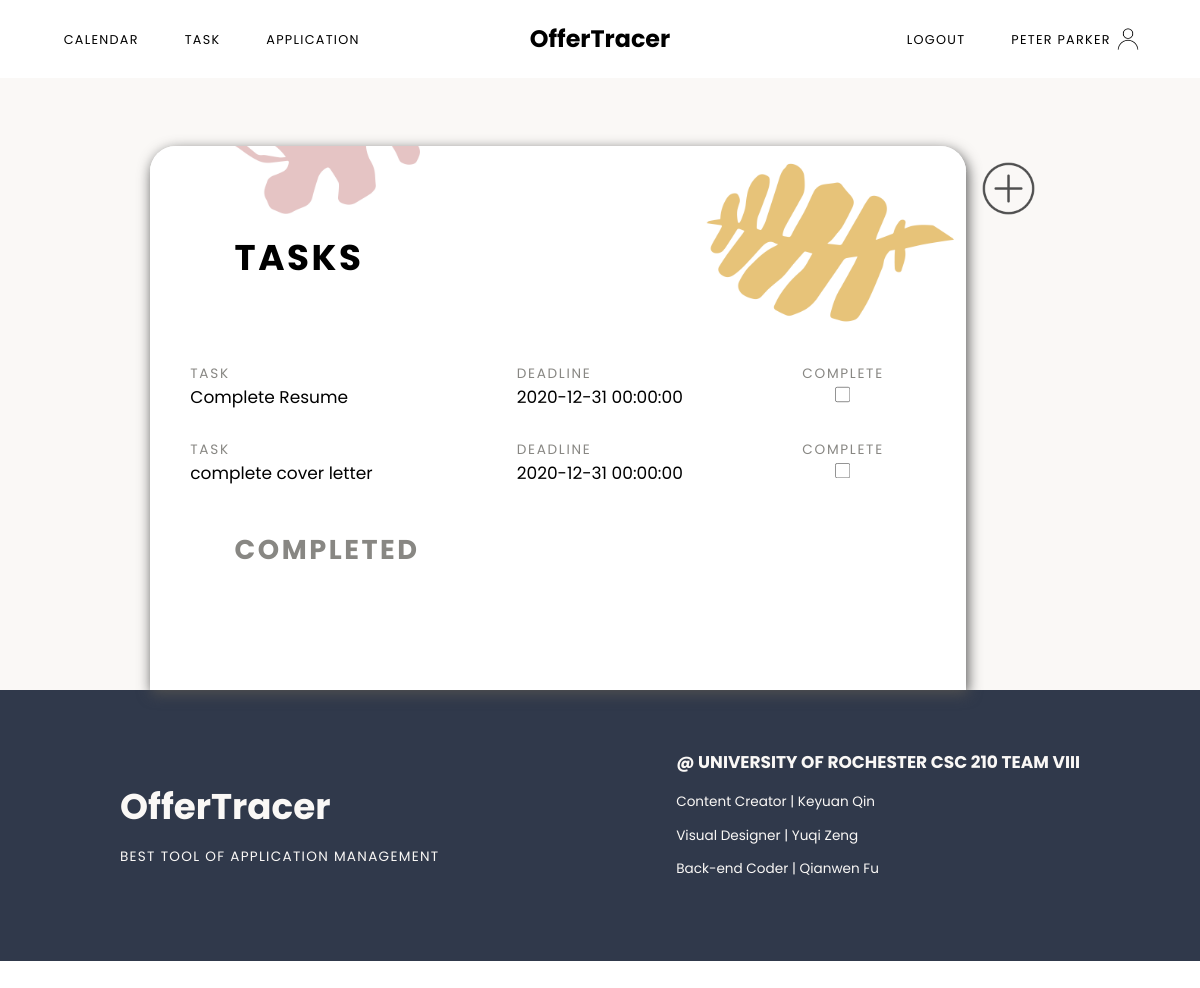
Page /task (signed in) on the earlier database version.
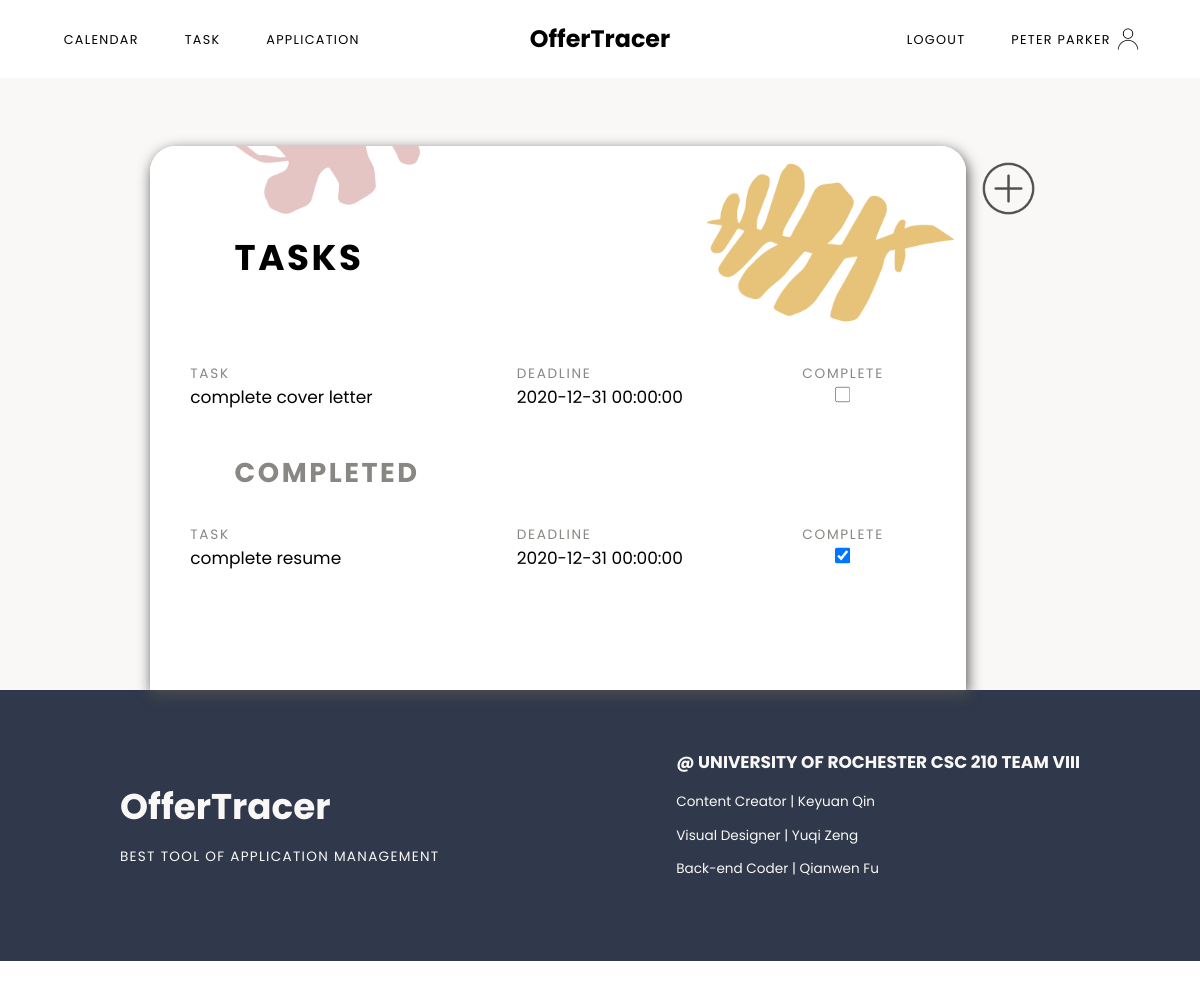
Same page on the later database version.
### models.py (models this page shows, shortened)
class User(UserMixin, db.Model):
	id = db.Column(db.Integer, primary_key=True)
	email = db.Column(db.String(100), unique=True, nullable=False)
	password = db.Column(db.String(100), nullable=False)
	name = db.Column(db.String(100), nullable=False)
	jobs = db.relationship('Job', backref='author', lazy=True)
	tasks = db.relationship('Task', backref='author', lazy=True)

class Task(db.Model):
	id = db.Column(db.Integer, primary_key=True)
	item = db.Column(db.String(100), nullable=False) #title of this task
	notes = db.Column(db.Text)
	due = db.Column(db.DateTime)
	complete = db.Column(db.Boolean(False), nullable=False)
	job_id = db.Column(db.Integer, db.ForeignKey('job.id'))
	user_id = db.Column(db.Integer, db.ForeignKey('user.id'))

### main.py (the view)
@main.route('/task')
@login_required
def task():
	tasks = []
	completed = []
	data = Task.query.filter_by(user_id=current_user.id)
	for task in data:
		if task.complete == False:
			tasks.append(task)
		else:
			completed.append(task)
	return render_template('task.html', name=current_user.name, tasks=tasks, completed=completed)

### app.py (called while the page is built)
@login_manager.user_loader
def load_user(user_id):
	return User.query.get(int(user_id))

### templates/task.html (shortened to what this page needs)
{% extends "baseLogged.html" %}
{% block content %}
<div class="taskContainer sectionContainer">
	<div class="todolist">
		<h1>Tasks</h1>
		<ul class="taskList">
			{% if tasks %}
				{% for task in tasks %}
				<li class="taskItem">
					<div class="taskItemTitle taskIteminner">
						<p>Task</p>
						<p>Deadline</p>
						<p class="complete">Complete</p>
					</div>
					<div class="taskItemRec taskIteminner">
						<p>{{task.item}}</p>
						<p>{{task.due}}</p>
						<p class="complete"><input type="checkbox" name="complete" onclick="window.location.href='{{url_for('main.complete', id = task.id)}}';" value="complete"></p>
					</div>
				</li>
				{% endfor %}
			{% endif %}
		</ul>
		<h2>Completed</h1>
		<ul class="taskList">
			{% if completed %}
				{% for task in completed %}
				<li class="taskItem">
					<div class="taskItemTitle taskIteminner">
						<p>Task</p>
						<p>Deadline</p>
						<p class="complete">Complete</p>
					</div>
					<div class="taskItemRec taskIteminner">
						<p>{{task.item}}</p>
						<p>{{task.due}}</p>
						<p class="complete"><input type="checkbox" name="complete" onclick="window.location.href='{{url_for('main.incomplete', id = task.id)}}';" value="incomplete" checked></p>
					</div>
				</li>
				{% endfor %}
			{% endif %}
		</ul>
	</div>
	<div class="addButton">
		<button></button>
	</div>
</div>
{% endblock %}

### templates/baseLogged.html (shortened to what this page needs)
<!DOCTYPE html>
<html lang="en">
<head>
	<link rel="stylesheet" type="text/css" href="{{ url_for('static', filename='css/nav.css') }}">
	<link rel="stylesheet" type="text/css" href="{{ url_for('static', filename='css/styles.css') }}">
	<link rel="stylesheet" type="text/css" href="{{ url_for('static', filename='css/dashboard.css') }}">
	<link rel="stylesheet" type="text/css" href="{{ url_for('static', filename='css/calendar.css') }}">
  	<link rel="stylesheet" type="text/css" href="{{ url_for('static', filename='css/task.css') }}">
  	<link rel="stylesheet" type="text/css" href="{{ url_for('static', filename='css/app.css') }}">
</head>
<body>
	{% if current_user.is_authenticated %}
	<nav class="main-menu auth">
		<div class="m1">
			<a href="{{url_for('main.calendar')}}">Calendar</a>
			<a href="{{url_for('main.task')}}">Task</a>
			<a href="{{url_for('main.job')}}">Application</a>
		</div>
		<div class="title">
			<a href="{{url_for('main.index')}}">OfferTracer</a>
		</div>
		<div class="m2">
			<a href="{{url_for('auth.logout')}}">Logout</a>
			<a href="{{url_for('main.dashboard')}}" class="accName">{{ name }}</a>
		</div>
	</nav>
	{% block content %}
	{% endblock %}
	<footer class="sectionContainer">
			<div class="content footerContent containAlignCenter">
				<div class="webName">
					<h3>OfferTracer</h3>
					<p>Best Tool of Application Management</p>
				</div>
				<div class="developer">
					<h3>@ University of Rochester CSC 210 TEAM VIII</h3>
					<p>Content Creator | Keyuan Qin</p>
					<p>Visual Designer | Yuqi Zeng</p>
					<p>Back-end Coder | Qianwen Fu</p>
				</div>
			</div>
	</footer>
	{% endif %}
</body>
</html>

### static/css/nav.css (style rules this page uses)
.main-menu { top: 0; width: 100%; display: grid; grid-template-columns: 1fr 1fr 1fr; padding-top: 25px; padding-bottom: 25px; }
.auth { background-color: white; }
.main-menu a { text-decoration: none; color:black; font-family: 'Poppins', sans-serif; }
.title { margin: 0 auto; align-self: center; text-align: center; }
.m1 { padding-left: 50px; padding-top: 11px; }
.m2 { padding-right: 40px; text-align: right; padding-top: 11px; }
.title a { font-size: 28px; font-weight: bolder; }
.m1 a, .m2 a { text-transform: uppercase; margin-left: 25px; margin-right: 25px; font-size: 15px; letter-spacing: 1.5px; }
.accName { background-image: url(../images/user.png); background-repeat: no-repeat; background-position: right; background-size: contain; padding-right: 40px; padding-top: 10px; padding-bottom: 10px; }

### static/css/styles.css (style rules this page uses)
html, body, .container { margin: 0; height: 100%; }
li { list-style: none; }
ul { padding-left: 0; }
.sectionContainer { margin: 0 auto; width: 100%; align-self: center; display: flex; flex-wrap: wrap; justify-content: center; }
.content { height: auto; max-width: 80%; font-family: 'Poppins', sans-serif; display: flex; align-items: center; }
.containAlignCenter { margin: 0 auto; align-self: center; display: flex; flex-wrap: wrap; justify-content: center; }
footer { background-color: #30394b; }
.footerContent { color: #faf8f6; margin-top: 50px; margin-bottom: 80px; width: 100%; justify-content: space-between; }
.webName h3 { font-size: 42px; margin-bottom: 0px; padding-bottom: 0; }
.webName p { text-transform: uppercase; letter-spacing: 1.5px; }
.developer h3 { text-transform: uppercase; font-size: 20px; }
@media (max-width: 1350px) { html { zoom: 90%; } }
@media (max-width: 1250px) { html { zoom: 85%; } }

### static/css/calendar.css (style rules this page uses)
*, *:before, *:after { -moz-box-sizing: border-box; -webkit-box-sizing: border-box; box-sizing: border-box; }

### static/css/task.css (style rules this page uses)
.taskContainer { background-color: #faf8f6; min-height: 90%; }
.todolist { border-top-left-radius: 30px; border-top-right-radius: 30px; width: 960px; margin-top: 80px; background-color: white; font-family: 'Poppins', sans-serif; -webkit-box-shadow: 2px 5px 16px 0px #4f4f4f, 5px 5px 15px 5px rgba(0,0,0,0); box-shadow: 2px 5px 16px 0px #4f4f4f, 5px 5px 15px 5px rgba(0,0,0,0); }
.addButton { margin-top: 80px; }
.addButton button { background-image: url(../images/addButton.png); background-repeat: no-repeat; background-position: center; background-size: contain; background-color: transparent; border: none; width: 100px; height: 100px; outline: none; }
.todolist h1 { border-top-left-radius: 30px; border-top-right-radius: 30px; margin-top: 0px; padding-top: 100px; padding-bottom: 50px; background-image: url(../images/taskback.png); background-repeat: no-repeat; background-position: 50% 90%; background-size: cover; padding-left: 100px; font-size: 42px; letter-spacing: 3px; text-transform: uppercase; }
.taskContainer h2 { margin-top: 30px; padding-left: 100px; font-size: 32px; letter-spacing: 3px; text-transform: uppercase; color: #888783; margin-bottom: 20px; }
.todolist ul { width: 90%; margin: 0 auto; }
.taskIteminner { display: grid; grid-template-columns: 2fr 1.5fr 1fr; }
.taskItemRec input { margin: 0 auto; height: 19px; width: 19px; }
.complete { text-align: center; }
.taskItemRec p { margin-top: 0; font-size: 20px; }
.taskItemTitle p { margin-bottom: 0; text-transform: uppercase; letter-spacing: 2px; color: #888783; }

Differences in the rows shown:
removed Task: item "Complete Resume", due "2020-12-31 00:00:00", shown under "TASKS"
added Task: item "complete resume", due "2020-12-31 00:00:00", shown under "COMPLETED"
